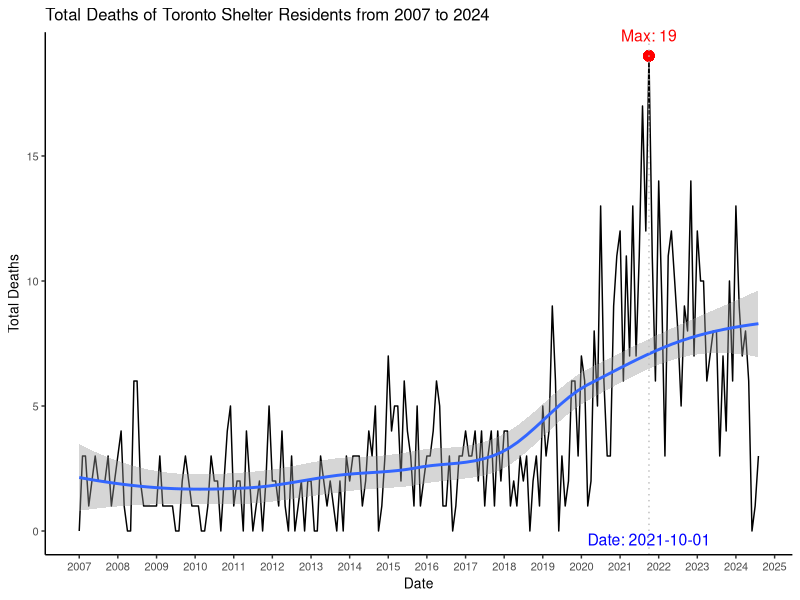
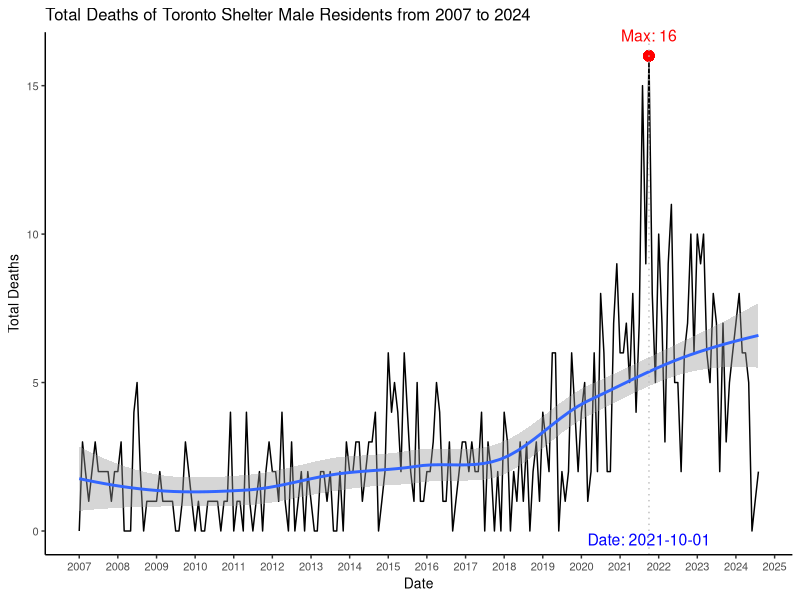
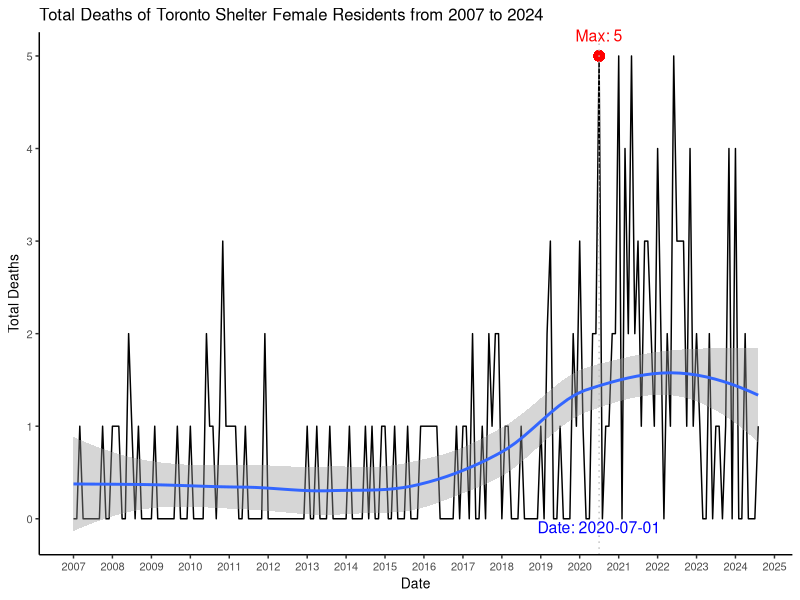

These figures' R source, in order:
## ---- chunk 1
#| include: false
#| warning: false
#| message: false

#### Preamble ####
# Purpose: Generate the paper pdf for comparison of Toronto Number of Deaths of Shelter Residents
# Author: Wen Han Zhao
# Date: 24 September 2024
# Contact: youna.zhao@mail.utoronto.ca
# License: MIT
# Pre-requisites: Run the files "01-download_data.R" and "02-data_cleaning.R
## ---- chunk 2
#| include: false
#| warning: false
#| message: false

# Workspace Setup

#install.packages("kableExtra")

library(ggplot2)
library(tidyverse)
library(scales)
library(knitr)
library(kableExtra)

## ---- chunk 3
#| warning: false
#| message: false
#| echo: false
#| label: tbl-description
#| tbl-cap: "Dataset descriptions of the analysis data"

# Build a table to explain the cleaned dataset and each variable.
table_description <- tibble(
  Column = c("Year", "Month", "Total_Deaths", "Male_Deaths", "Female_Deaths", "Others", "Date"),
  Description = c(
    "The calendar year being reported on.",
    "The month being reported on.",
    "The total number of shelter residents who died in the reported month/year.",
    "The total number of male shelter residents who died in the reported month/year.",
    "The total number of female shelter residents who died in the reported month/year.",
    "The total number of Transgender, non-binary, and Two-Spirit shelter residents who died in the       reported month/year.",
    "Date combined Year and Month and adding in the 1st day of the month"
  )
)

# Draw the table with a caption
kable(table_description, col.names = c("Variables", "Descriptions")) |>
  kable_styling(latex_options = c("striped", "hold_position"))
## ---- chunk 4
#| echo: false
#| warning: false
#| message: false

# Load the data 
data <- read_csv(here::here("data/analysis_data/analysis_data.csv"))
## ---- chunk 5
#| label: fig-deaths
#| fig-cap: Deaths of shelter residents over time
#| echo: false
#| message: false

# Find the maximum point on the graph
max_date <- data$date[which.max(data$total_deaths)]
max_total_deaths <- max(data$total_deaths, na.rm = TRUE)

# Plotting the graph of total deaths
ggplot(data = data, aes(x = date, y = total_deaths)) +
  geom_line() + 
  geom_smooth(method = "loess") +
  labs(
    title = "Total Deaths of Toronto Shelter Residents from 2007 to 2024",
    x = "Date",
    y = "Total Deaths"
  ) +
  theme_classic() +
    geom_point(aes(x = max_date, y = max_total_deaths), color = "red", size = 3) +
  annotate("text", x = max_date, y = max_total_deaths, 
           label = paste("Max:", max_total_deaths), 
           vjust = -1.2, color = "red", size = 4) +
  annotate("text", x = max_date, y = min(data$total_deaths), 
           label = paste("Date:", max_date), 
           vjust = 1.2, color = "blue", size = 4) +
  geom_vline(xintercept = as.numeric(max_date), linetype = "dotted", color = "grey", linewidth = 0.5) +
  scale_x_date(date_breaks = "1 year", date_labels = "%Y") +
  theme(
    plot.title = element_text(size = 12),
    axis.title = element_text(size = 10),  
    axis.text = element_text(size = 8)    
  ) +
  coord_cartesian(clip = "off")
## ---- chunk 6
#| label: fig-male_decedents
#| fig-cap: Deaths of male shelter residents over time
#| echo: false
#| message: false

# Find the maximum point on the graph
max_male_date <- data$date[which.max(data$male_decedents)]
max_male_deaths <- max(data$male_decedents, na.rm = TRUE)

# Plotting the graph of total deaths
ggplot(data = data, aes(x = date, y = male_decedents)) +
  geom_line() + 
  geom_smooth(method = "loess") +
  labs(
    title = "Total Deaths of Toronto Shelter Male Residents from 2007 to 2024",
    x = "Date",
    y = "Total Deaths"
  ) +
  theme_classic() +
    geom_point(aes(x = max_male_date, y = max_male_deaths), color = "red", size = 3) +
  annotate("text", x = max_male_date, y = max_male_deaths, 
           label = paste("Max:", max_male_deaths), 
           vjust = -1.2, color = "red", size = 4) +
  annotate("text", x = max_male_date, y = min(data$total_deaths), 
           label = paste("Date:", max_male_date), 
           vjust = 1.2, color = "blue", size = 4) +
  geom_vline(xintercept = as.numeric(max_male_date), linetype = "dotted", color = "grey", linewidth = 0.5) +
  scale_x_date(date_breaks = "1 year", date_labels = "%Y") +
  theme(
    plot.title = element_text(size = 12),
    axis.title = element_text(size = 10),  
    axis.text = element_text(size = 8)    
  ) +
  coord_cartesian(clip = "off")
## ---- chunk 7
#| label: fig-female_decedents
#| fig-cap: Deaths of female shelter residents over time
#| echo: false
#| message: false

# Find the maximum point on the graph
max_female_date <- data$date[which.max(data$female_decedents)]
max_female_deaths <- max(data$female_decedents, na.rm = TRUE)

# Plotting the graph of total deaths
ggplot(data = data, aes(x = date, y = female_decedents)) +
  geom_line() + 
  geom_smooth(method = "loess") +
  labs(
    title = "Total Deaths of Toronto Shelter Female Residents from 2007 to 2024",
    x = "Date",
    y = "Total Deaths"
  ) +
  theme_classic() +
    geom_point(aes(x = max_female_date, y = max_female_deaths), color = "red", size = 3) +
  annotate("text", x = max_female_date, y = max_female_deaths, 
           label = paste("Max:", max_female_deaths), 
           vjust = -1.2, color = "red", size = 4) +
  annotate("text", x = max_female_date, y = min(data$total_deaths), 
           label = paste("Date:", max_female_date), 
           vjust = 1.2, color = "blue", size = 4) +
  geom_vline(xintercept = as.numeric(max_female_date), linetype = "dotted", color = "grey", linewidth = 0.5) +
  scale_x_date(date_breaks = "1 year", date_labels = "%Y") +
  theme(
    plot.title = element_text(size = 12),
    axis.title = element_text(size = 10),  
    axis.text = element_text(size = 8)    
  ) +
  coord_cartesian(clip = "off")
